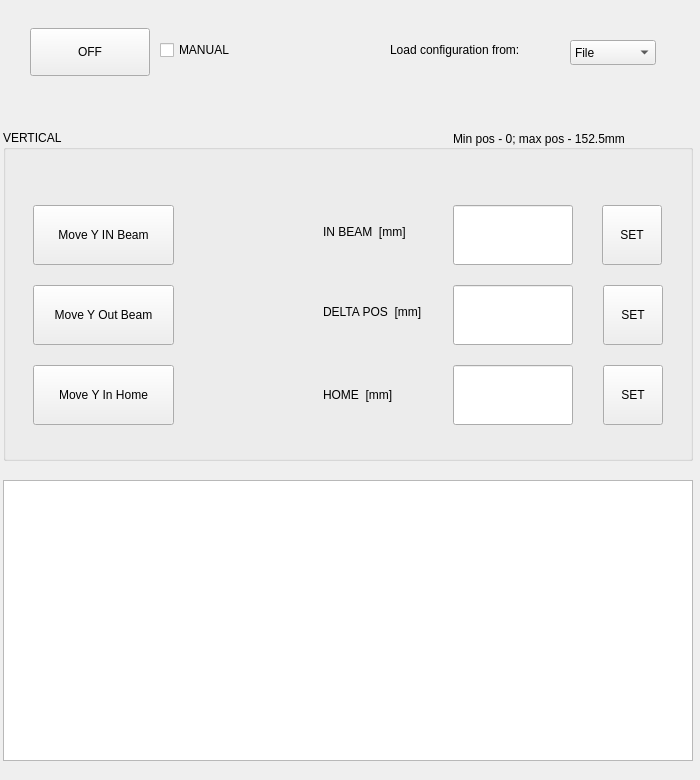
<?xml version="1.0" encoding="UTF-8"?>
<ui version="4.0">
 <class>MainWindow</class>
 <widget class="QMainWindow" name="MainWindow">
  <property name="geometry">
   <rect>
    <x>0</x>
    <y>0</y>
    <width>700</width>
    <height>780</height>
   </rect>
  </property>
  <property name="sizePolicy">
   <sizepolicy hsizetype="Fixed" vsizetype="Fixed">
    <horstretch>0</horstretch>
    <verstretch>0</verstretch>
   </sizepolicy>
  </property>
  <property name="minimumSize">
   <size>
    <width>550</width>
    <height>780</height>
   </size>
  </property>
  <property name="maximumSize">
   <size>
    <width>700</width>
    <height>780</height>
   </size>
  </property>
  <property name="mouseTracking">
   <bool>false</bool>
  </property>
  <property name="windowTitle">
   <string>WASA Target Controll</string>
  </property>
  <property name="autoFillBackground">
   <bool>false</bool>
  </property>
  <property name="toolButtonStyle">
   <enum>Qt::ToolButtonIconOnly</enum>
  </property>
  <property name="documentMode">
   <bool>false</bool>
  </property>
  <property name="tabShape">
   <enum>QTabWidget::Rounded</enum>
  </property>
  <property name="dockNestingEnabled">
   <bool>false</bool>
  </property>
  <property name="unifiedTitleAndToolBarOnMac">
   <bool>true</bool>
  </property>
  <widget class="QWidget" name="centralwidget">
   <property name="sizePolicy">
    <sizepolicy hsizetype="Fixed" vsizetype="Fixed">
     <horstretch>0</horstretch>
     <verstretch>0</verstretch>
    </sizepolicy>
   </property>
   <widget class="QPushButton" name="on_off_BTN">
    <property name="geometry">
     <rect>
      <x>30</x>
      <y>28</y>
      <width>120</width>
      <height>48</height>
     </rect>
    </property>
    <property name="text">
     <string>OFF</string>
    </property>
    <property name="autoDefault">
     <bool>false</bool>
    </property>
    <property name="default">
     <bool>false</bool>
    </property>
    <property name="flat">
     <bool>false</bool>
    </property>
   </widget>
   <widget class="QCheckBox" name="auto_manual_checkbox">
    <property name="geometry">
     <rect>
      <x>160</x>
      <y>30</y>
      <width>91</width>
      <height>40</height>
     </rect>
    </property>
    <property name="text">
     <string>MANUAL</string>
    </property>
   </widget>
   <widget class="QGroupBox" name="GROUP_VERTICAL">
    <property name="enabled">
     <bool>true</bool>
    </property>
    <property name="geometry">
     <rect>
      <x>3</x>
      <y>130</y>
      <width>690</width>
      <height>331</height>
     </rect>
    </property>
    <property name="autoFillBackground">
     <bool>false</bool>
    </property>
    <property name="title">
     <string>VERTICAL</string>
    </property>
    <property name="flat">
     <bool>true</bool>
    </property>
    <property name="checkable">
     <bool>false</bool>
    </property>
    <widget class="QPushButton" name="VERTICAL_HOME_SET_BUTTON">
     <property name="enabled">
      <bool>true</bool>
     </property>
     <property name="geometry">
      <rect>
       <x>600</x>
       <y>235</y>
       <width>60</width>
       <height>60</height>
      </rect>
     </property>
     <property name="text">
      <string>SET</string>
     </property>
    </widget>
    <widget class="QPushButton" name="VERTICAL_DELTA_SET_BUTTON">
     <property name="enabled">
      <bool>true</bool>
     </property>
     <property name="geometry">
      <rect>
       <x>600</x>
       <y>155</y>
       <width>60</width>
       <height>60</height>
      </rect>
     </property>
     <property name="text">
      <string>SET</string>
     </property>
    </widget>
    <widget class="QPushButton" name="VERTICAL_IN_BEAM_SET_BUTTON">
     <property name="enabled">
      <bool>true</bool>
     </property>
     <property name="geometry">
      <rect>
       <x>599</x>
       <y>75</y>
       <width>60</width>
       <height>60</height>
      </rect>
     </property>
     <property name="text">
      <string>SET</string>
     </property>
    </widget>
    <widget class="QLineEdit" name="VERTICAL_IN_BEAM_TEXT_IN">
     <property name="enabled">
      <bool>true</bool>
     </property>
     <property name="geometry">
      <rect>
       <x>450</x>
       <y>75</y>
       <width>120</width>
       <height>60</height>
      </rect>
     </property>
     <property name="accessibleName">
      <string/>
     </property>
     <property name="inputMethodHints">
      <set>Qt::ImhDigitsOnly|Qt::ImhSensitiveData</set>
     </property>
     <property name="frame">
      <bool>true</bool>
     </property>
     <property name="alignment">
      <set>Qt::AlignCenter</set>
     </property>
     <property name="clearButtonEnabled">
      <bool>false</bool>
     </property>
    </widget>
    <widget class="QLineEdit" name="VERTICAL_DELTA_TEXT_IN">
     <property name="enabled">
      <bool>true</bool>
     </property>
     <property name="geometry">
      <rect>
       <x>450</x>
       <y>155</y>
       <width>120</width>
       <height>60</height>
      </rect>
     </property>
     <property name="accessibleName">
      <string/>
     </property>
     <property name="inputMethodHints">
      <set>Qt::ImhDigitsOnly|Qt::ImhSensitiveData</set>
     </property>
     <property name="alignment">
      <set>Qt::AlignCenter</set>
     </property>
    </widget>
    <widget class="QLineEdit" name="VERTICAL_HOME_TEXT_IN">
     <property name="enabled">
      <bool>true</bool>
     </property>
     <property name="geometry">
      <rect>
       <x>450</x>
       <y>235</y>
       <width>120</width>
       <height>60</height>
      </rect>
     </property>
     <property name="accessibleName">
      <string/>
     </property>
     <property name="inputMethodHints">
      <set>Qt::ImhDigitsOnly|Qt::ImhSensitiveData</set>
     </property>
     <property name="alignment">
      <set>Qt::AlignCenter</set>
     </property>
    </widget>
    <widget class="QLabel" name="IN_BEAM_TEXT_3">
     <property name="enabled">
      <bool>true</bool>
     </property>
     <property name="geometry">
      <rect>
       <x>320</x>
       <y>85</y>
       <width>129</width>
       <height>34</height>
      </rect>
     </property>
     <property name="text">
      <string>IN BEAM  [mm]</string>
     </property>
    </widget>
    <widget class="QLabel" name="DELTA_POS_3">
     <property name="enabled">
      <bool>true</bool>
     </property>
     <property name="geometry">
      <rect>
       <x>320</x>
       <y>165</y>
       <width>121</width>
       <height>34</height>
      </rect>
     </property>
     <property name="text">
      <string>DELTA POS  [mm]</string>
     </property>
    </widget>
    <widget class="QLabel" name="HOME_TEXT_3">
     <property name="enabled">
      <bool>true</bool>
     </property>
     <property name="geometry">
      <rect>
       <x>320</x>
       <y>248</y>
       <width>129</width>
       <height>34</height>
      </rect>
     </property>
     <property name="text">
      <string>HOME  [mm]</string>
     </property>
    </widget>
    <widget class="QPushButton" name="MOVE_Y_HOME">
     <property name="enabled">
      <bool>true</bool>
     </property>
     <property name="geometry">
      <rect>
       <x>30</x>
       <y>235</y>
       <width>141</width>
       <height>60</height>
      </rect>
     </property>
     <property name="text">
      <string>Move Y In Home</string>
     </property>
    </widget>
    <widget class="QPushButton" name="MOVE_Y_INBEAM">
     <property name="enabled">
      <bool>true</bool>
     </property>
     <property name="geometry">
      <rect>
       <x>30</x>
       <y>75</y>
       <width>141</width>
       <height>60</height>
      </rect>
     </property>
     <property name="text">
      <string>Move Y IN Beam</string>
     </property>
    </widget>
    <widget class="QPushButton" name="MOVE_Y_OUTBEAM">
     <property name="enabled">
      <bool>true</bool>
     </property>
     <property name="geometry">
      <rect>
       <x>30</x>
       <y>155</y>
       <width>141</width>
       <height>60</height>
      </rect>
     </property>
     <property name="text">
      <string>Move Y Out Beam</string>
     </property>
    </widget>
    <widget class="QLabel" name="label_2">
     <property name="geometry">
      <rect>
       <x>450</x>
       <y>0</y>
       <width>211</width>
       <height>17</height>
      </rect>
     </property>
     <property name="text">
      <string>Min pos - 0; max pos - 152.5mm</string>
     </property>
    </widget>
   </widget>
   <widget class="QTextBrowser" name="textBrowser">
    <property name="geometry">
     <rect>
      <x>3</x>
      <y>480</y>
      <width>690</width>
      <height>281</height>
     </rect>
    </property>
    <property name="frameShape">
     <enum>QFrame::StyledPanel</enum>
    </property>
    <property name="frameShadow">
     <enum>QFrame::Sunken</enum>
    </property>
    <property name="lineWidth">
     <number>2</number>
    </property>
    <property name="midLineWidth">
     <number>0</number>
    </property>
    <property name="lineWrapMode">
     <enum>QTextEdit::NoWrap</enum>
    </property>
    <property name="openLinks">
     <bool>false</bool>
    </property>
   </widget>
   <widget class="QComboBox" name="comboBox">
    <property name="geometry">
     <rect>
      <x>570</x>
      <y>40</y>
      <width>86</width>
      <height>25</height>
     </rect>
    </property>
    <property name="maximumSize">
     <size>
      <width>550</width>
      <height>16777215</height>
     </size>
    </property>
    <item>
     <property name="text">
      <string>File</string>
     </property>
    </item>
    <item>
     <property name="text">
      <string>EPICS</string>
     </property>
    </item>
   </widget>
   <widget class="QLabel" name="label">
    <property name="geometry">
     <rect>
      <x>390</x>
      <y>40</y>
      <width>171</width>
      <height>20</height>
     </rect>
    </property>
    <property name="maximumSize">
     <size>
      <width>550</width>
      <height>16777215</height>
     </size>
    </property>
    <property name="text">
     <string>Load configuration from:</string>
    </property>
   </widget>
   <zorder>GROUP_VERTICAL</zorder>
   <zorder>on_off_BTN</zorder>
   <zorder>auto_manual_checkbox</zorder>
   <zorder>textBrowser</zorder>
   <zorder>comboBox</zorder>
   <zorder>label</zorder>
  </widget>
 </widget>
 <resources/>
 <connections/>
</ui>
